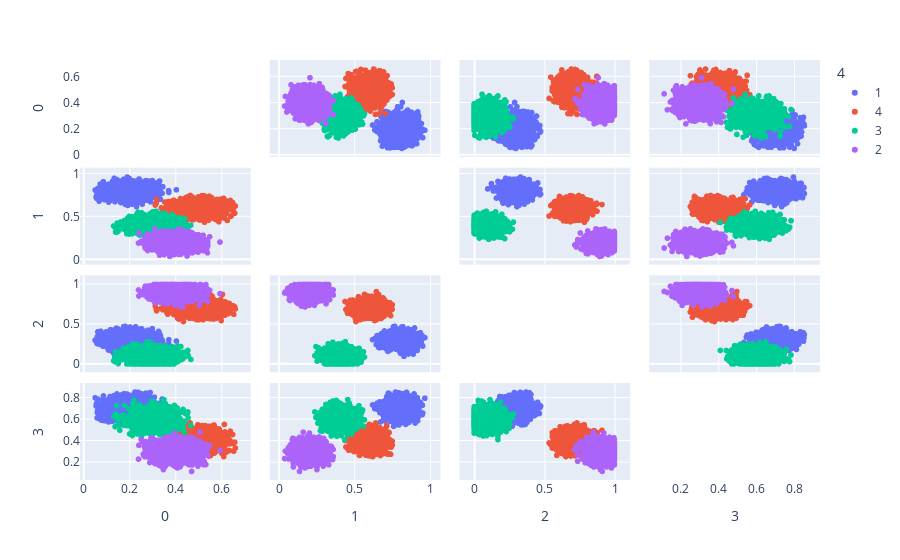

Here is the notebook cell this chart was saved with:
### Markdown cell above
### Plot training scattering matrix

### Code cell
import plotly.express as px
#preapare data
scattering_matrix_data = []
for i in data[:]:
    scattering_matrix_data.append([i[0][0],i[0][1],i[0][2],i[0][3],str(torch.argmax(torch.tensor(i[1],  dtype=torch.get_default_dtype())).item()+1)])

#plot
fig = px.scatter_matrix(scattering_matrix_data, dimensions=[0, 1, 2, 3], color=4)
fig.update_traces(diagonal_visible=False)
fig.show()

### Figure 1 — Plotly figure (JSON) as saved in the notebook; plotly's stock layout.template omitted (floating-point values rounded to 4 significant figures; data arrays with more than 128 entries replaced by an {"elided": "..."} marker saying what was removed)
{"data": [{"diagonal": {"visible": false}, "dimensions": [{"axis": {"matches": true}, "label": "0", "values": {"elided": "2454 float values"}}, {"axis": {"matches": true}, "label": "1", "values": {"elided": "2454 float values"}}, {"axis": {"matches": true}, "label": "2", "values": {"elided": "2454 float values"}}, {"axis": {"matches": true}, "label": "3", "values": {"elided": "2454 float values"}}], "hovertemplate": "4=1<br>%{xaxis.title.text}=%{x}<br>%{yaxis.title.text}=%{y}<extra></extra>", "legendgroup": "1", "marker": {"color": "#636efa", "symbol": "circle"}, "name": "1", "showlegend": true, "type": "splom"}, {"diagonal": {"visible": false}, "dimensions": [{"axis": {"matches": true}, "label": "0", "values": {"elided": "2504 float values"}}, {"axis": {"matches": true}, "label": "1", "values": {"elided": "2504 float values"}}, {"axis": {"matches": true}, "label": "2", "values": {"elided": "2504 float values"}}, {"axis": {"matches": true}, "label": "3", "values": {"elided": "2504 float values"}}], "hovertemplate": "4=4<br>%{xaxis.title.text}=%{x}<br>%{yaxis.title.text}=%{y}<extra></extra>", "legendgroup": "4", "marker": {"color": "#EF553B", "symbol": "circle"}, "name": "4", "showlegend": true, "type": "splom"}, {"diagonal": {"visible": false}, "dimensions": [{"axis": {"matches": true}, "label": "0", "values": {"elided": "2502 float values"}}, {"axis": {"matches": true}, "label": "1", "values": {"elided": "2502 float values"}}, {"axis": {"matches": true}, "label": "2", "values": {"elided": "2502 float values"}}, {"axis": {"matches": true}, "label": "3", "values": {"elided": "2502 float values"}}], "hovertemplate": "4=3<br>%{xaxis.title.text}=%{x}<br>%{yaxis.title.text}=%{y}<extra></extra>", "legendgroup": "3", "marker": {"color": "#00cc96", "symbol": "circle"}, "name": "3", "showlegend": true, "type": "splom"}, {"diagonal": {"visible": false}, "dimensions": [{"axis": {"matches": true}, "label": "0", "values": {"elided": "2540 float values"}}, {"axis": {"matches": true}, "label": "1", "values": {"elided": "2540 float values"}}, {"axis": {"matches": true}, "label": "2", "values": {"elided": "2540 float values"}}, {"axis": {"matches": true}, "label": "3", "values": {"elided": "2540 float values"}}], "hovertemplate": "4=2<br>%{xaxis.title.text}=%{x}<br>%{yaxis.title.text}=%{y}<extra></extra>", "legendgroup": "2", "marker": {"color": "#ab63fa", "symbol": "circle"}, "name": "2", "showlegend": true, "type": "splom"}], "layout": {"dragmode": "select", "legend": {"title": {"text": "4"}, "tracegroupgap": 0}, "margin": {"t": 60}}}
